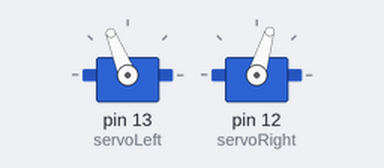
Bench run of a sketch on a simulated Arduino Uno, built with avr-gcc and run on an emulated ATmega328P. Shown: 2 × servo.

Above: at 0.1 s.
At 2.1 s:
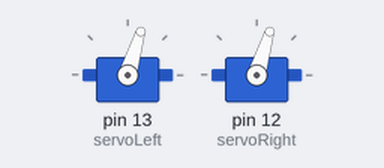
At 2.7 s:
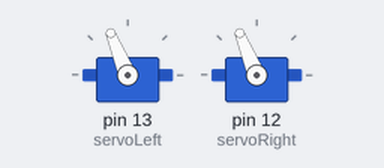
At 3.3 s:
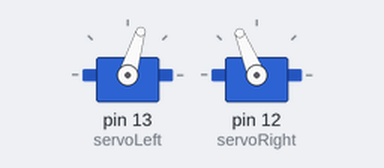
Timing chart, 0 to 4.8 s (numbered marks = the images above):
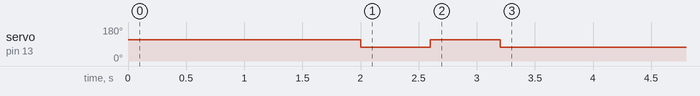

The sketch:

Basic_maneuvers_3.ino
```cpp
#include <Servo.h>                           // Include servo library

Servo servoLeft;                             // Declare left and right servos
Servo servoRight;

void setup()                                 // Built-in initialization block
{
  servoLeft.attach(13);                      // Attach left signal to pin 13
  servoRight.attach(12);                     // Attach right signal to pin 12

  forward(2000);
  turnLeft(600);
  turnRight(600);
  backward(2000);

  servoLeft.detach();                        // Stop sending servo signals
  servoRight.detach();
}

void loop()                                  // Main loop auto-repeats
{                                            // Empty, nothing needs repeating
}

void forward(int msTime)
{
  servoLeft.writeMicroseconds(1700);         // Left wheel counterclockwise
  servoRight.writeMicroseconds(1300);        // Right wheel clockwise
  delay(msTime);
}

void backward(int msTime)
{
  servoLeft.writeMicroseconds(1300);         // Left wheel clockwise
  servoRight.writeMicroseconds(1700);        // Right wheel counterclockwise
  delay(msTime);
}

void turnLeft(int msTime)
{
  servoLeft.writeMicroseconds(1300);         // Left wheel clockwise
  servoRight.writeMicroseconds(1300);        // Right wheel clockwise
  delay(msTime);
}

void turnRight(int msTime)
{
  servoLeft.writeMicroseconds(1700);         // Left wheel counterclockwise
  servoRight.writeMicroseconds(1700);        // Right wheel counterclockwise
  delay(msTime);
}
```
